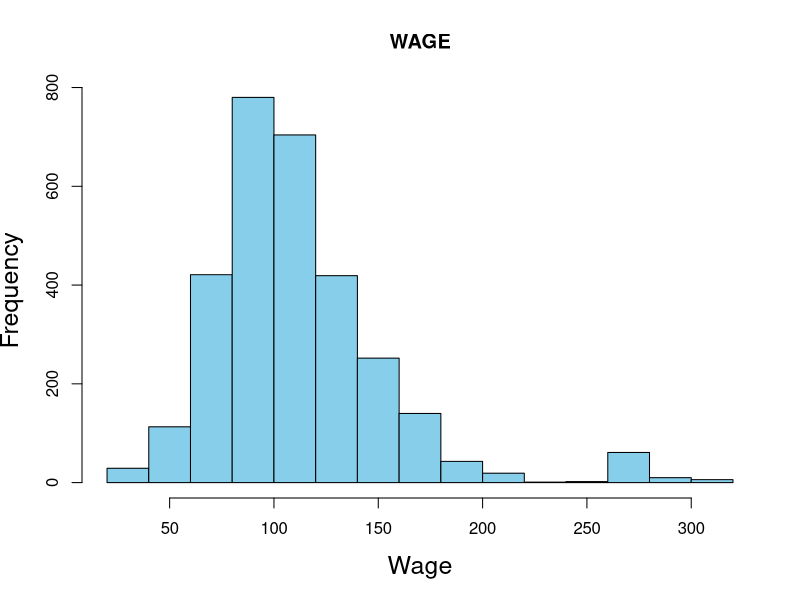
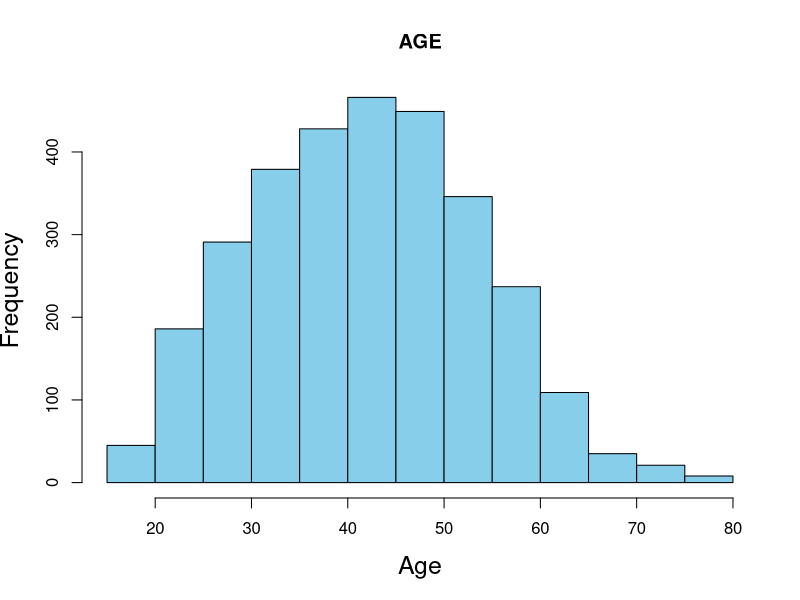
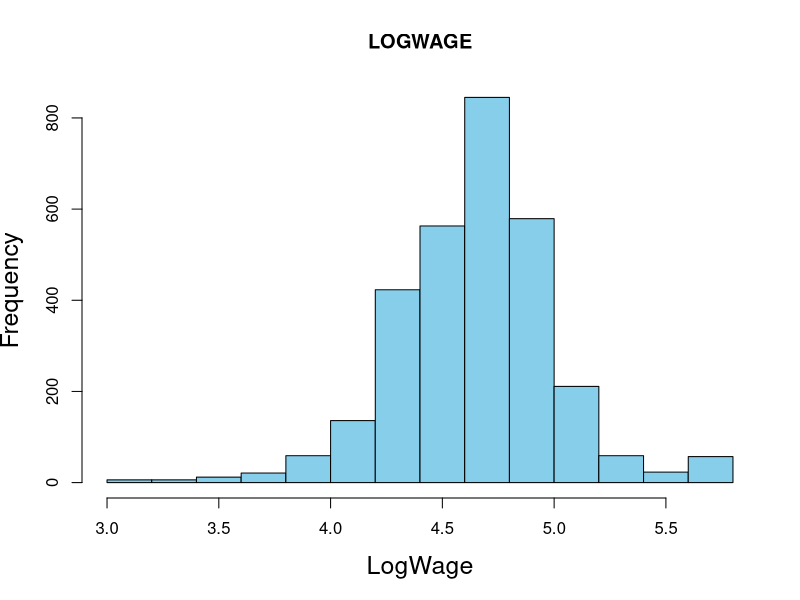
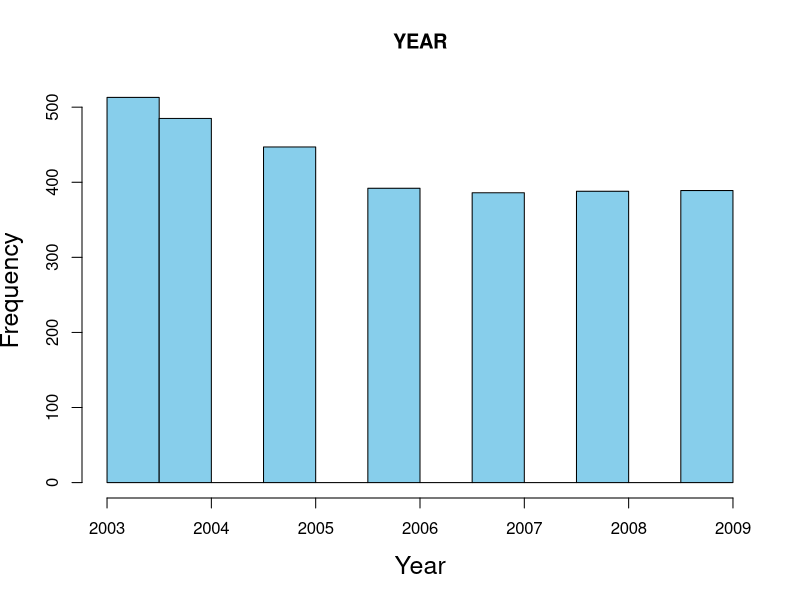
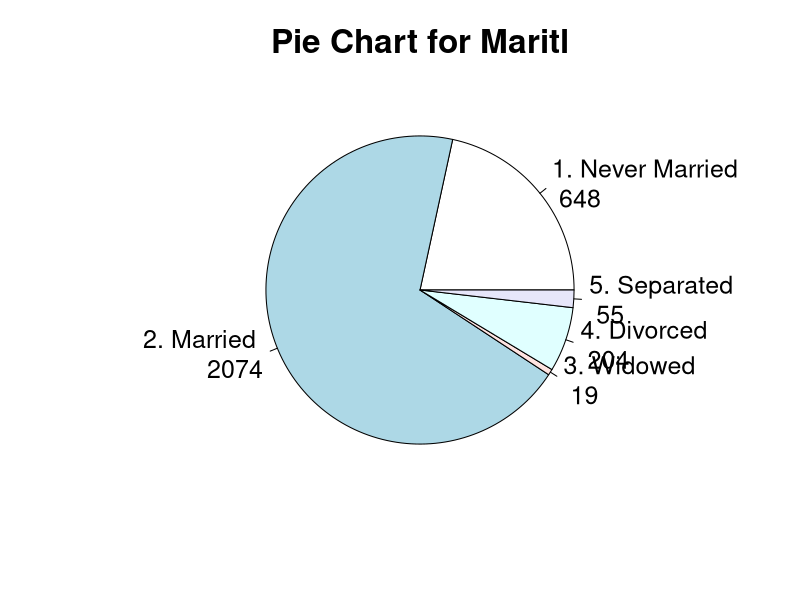
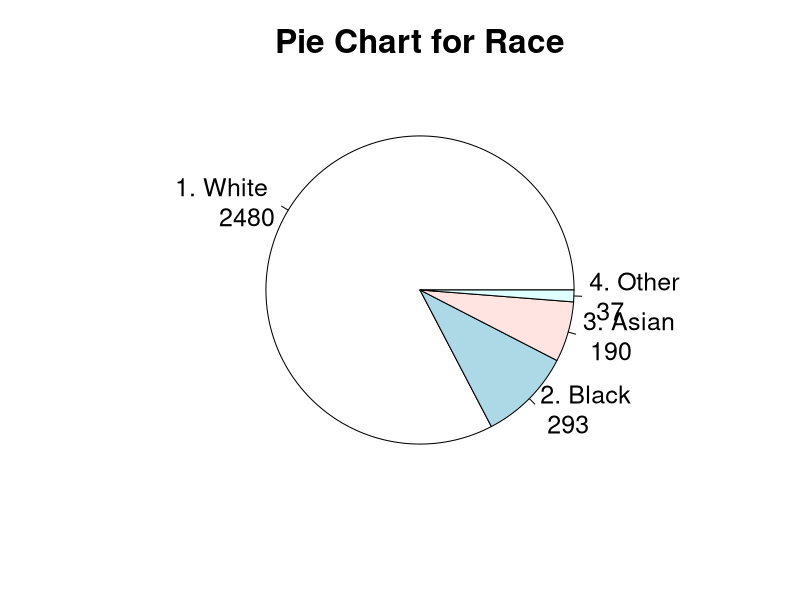
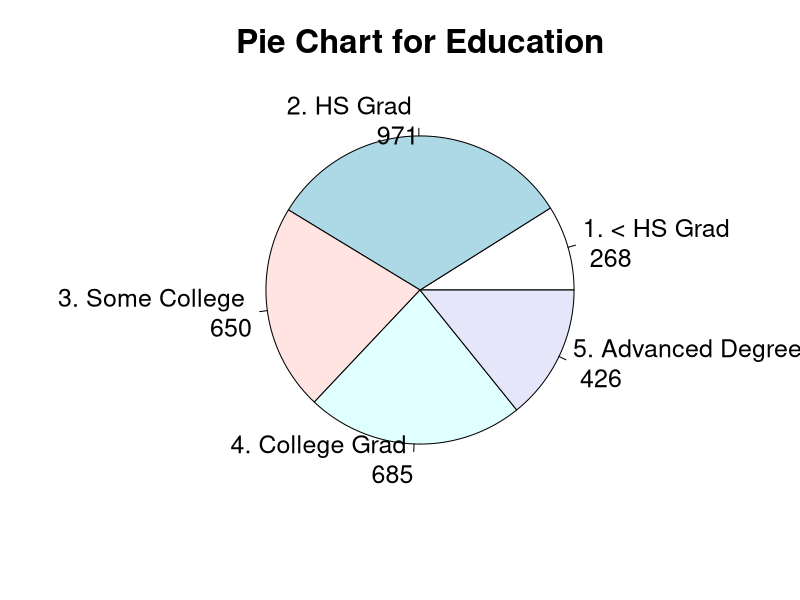
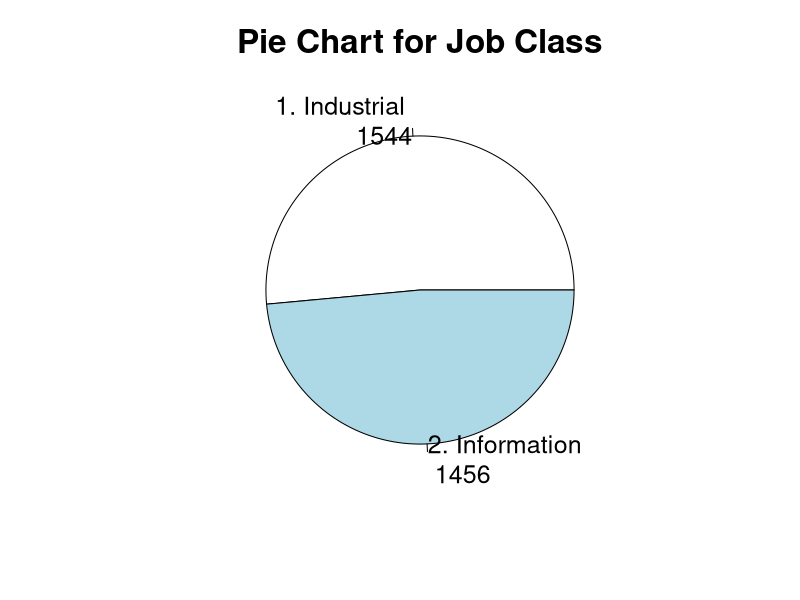

Source code (R) for these figures, in order: (Note: this script raises an error after producing the figures.)
wage <- read.csv("Wage(1).csv")
dim(wage)
summary(wage)


#check for missing values
table(is.na(wage$wage))
table(is.na(wage$age))
table(is.na(wage$education))
table(is.na(wage$jobclass))
table(is.na(wage$year))
table(is.na(wage$race))




#measures of location for continuos variables
mean(wage$wage)
median(wage$wage)
mean(wage$age)
median(wage$age)
mean(wage$logwage)
median(wage$logwage)
mean(wage$year)
median(wage$year)





#measures of spread for continuous variables
sd(wage$wage)
quantile(wage$wage)
range(wage$wage)
sd(wage$age)
quantile(wage$age)
range(wage$age)
sd(wage$logwage)
quantile(wage$logwage)
range(wage$logwage)





#frequencies of continuous variables
hist(wage$wage, col = "skyblue", main = "WAGE", xlab = "Wage", cex.lab = 1.5)
hist(wage$age, col = "skyblue", main = "AGE", xlab = "Age", cex.lab = 1.5)
hist(wage$logwage, col = "skyblue", main = "LOGWAGE", xlab = "LogWage", cex.lab = 1.5)
hist(wage$year, col = "skyblue", main = "YEAR", xlab = "Year", cex.lab = 1.5)





#frequencies of categorical variables
label <- paste(names(table(wage$maritl)), "\n", table(wage$maritl))
titles <- "Pie Chart for Maritl"
pie(table(wage$maritl), labels = label, main = titles, cex = 1.5 , cex.main = 2 )
pie(table(wage$race), labels = paste(names(table(wage$race)), "\n", table(wage$race)), main = "Pie Chart for Race", cex = 1.5 , cex.main = 2)
pie(table(wage$education), labels = paste(names(table(wage$education)), "\n", table(wage$education)), main = "Pie Chart for Education", cex = 1.5 , cex.main = 2)
pie(table(wage$jobclass), labels = paste(names(table(wage$jobclass)), "\n", table(wage$jobclass)), main = "Pie Chart for Job Class", cex = 1.5 , cex.main = 2)
pie(table(wage$health), labels = paste(names(table(wage$health)), "\n", table(wage$health)), main = "Pie Chart for Health", cex = 1.5 , cex.main = 2)
pie(table(wage$health_ins), labels = paste(names(table(wage$health_ins)), "\n", table(wage$health_ins)), main = "Pie Chart for Health Insurance", cex = 1.5 , cex.main = 2)
barplot(table(wage$maritl))
barplot(table(wage$race))
barplot(table(wage$education))
barplot(table(wage$jobclass))
barplot(table(wage$health))
barplot(table(wage$health_ins))






#normality of variables
qqnorm(wage$wage, col = "darkred", main = "QQ-Plot for Wage", cex.main = 2, cex.lab = 2)
qqline(wage$wage)
qqnorm(log(wage$wage), col = "darkred", main = "QQ-Plot for Log Wage", cex.main = 2, cex.lab = 1.5)
qqline(log(wage$wage))
qqnorm(wage$logwage, col = "darkred")
qqline(wage$logwage)
qqnorm(wage$age, col = "darkred", main = "QQ-Plot for Age", cex.main = 2, cex.lab = 2)
qqline(wage$age)






#distribution of variable
hist(wage$wage, freq = FALSE, col = "skyblue", main = "WAGE", xlab = "Wage")
points(wage$wage, dnorm(wage$wage, mean = mean(wage$wage), sd = sd(wage$wage)))
hist(wage$age, freq = FALSE, col = "skyblue", main = "AGE", xlab = "Age")
points(wage$age, dnorm(wage$age, mean = mean(wage$age), sd = sd(wage$age)))
plot(density(wage$wage))
plot(density(wage$age))
plot(density(wage$logwage))





#check for outliers
boxplot(wage$wage, main = "Boxplot for Wage", cex.main = 2, cex.lab = 1.5, col = "pink")
boxplot(wage$age, main = "Boxplot for Age", cex.main = 2, cex.lab = 1.5, col = "pink")
boxplot(wage$year, main = "Boxplot for Year", cex.main = 2, cex.lab = 1.5, col = "pink")
boxplot(wage$logwage, main = "Boxplot for Log Wage", cex.main = 2, cex.lab = 1.5, col = "pink")






#Relation between variables
boxplot(wage$wage~wage$jobclass, main = "Wage Categorized by Job Class", cex.main = 2, xlab = "Job Class", ylab = "Wage", cex.lab = 1.5, cex.axis = 1.5, col = c("mistyrose", "powderblue"), medcol = c("red","darkblue"), whiskcol = c("red","darkblue"))
boxplot(wage$wage~wage$education, main = "Wage Categorized by Education", cex.main = 2, xlab = "Education Level", ylab = "Wage", cex.lab = 1.5, col = rainbow(length(unique(wage$education)), alpha = 0.2))
boxplot(wage$wage~wage$maritl, main = "Wage Categorized by Marital Status", cex.main = 2, xlab = "Marital Status", ylab = "Wage", cex.lab = 1.5, col = rainbow(length(unique(wage$education)), alpha = 0.2))
boxplot(wage$wage~wage$race, main = "Wage Categorized by Race", cex.main = 2, xlab = "Race", ylab = "Wage", cex.lab = 1.5, col = rainbow(length(unique(wage$education)), alpha = 0.2))
boxplot(wage$wage~wage$health_ins)
boxplot(wage$age~wage$health_ins)
boxplot(wage$age~wage$health)

boxplot(wage$logwage~wage$jobclass, main = "Log Wage Categorized by Job Class", cex.main = 2, xlab = "Job Class", ylab = "Wage", cex.lab = 1.5, col = c("mistyrose", "powderblue"), medcol = c("red","darkblue"), whiskcol = c("red","darkblue"))
boxplot(wage$logwage~wage$education, main = "Log Wage Categorized by Education", cex.main = 2, xlab = "Education Level", ylab = "Wage", cex.lab = 1.5, col = rainbow(length(unique(wage$education)), alpha = 0.2))
boxplot(wage$logwage~wage$maritl, main = "Log Wage Categorized by Marital Status", cex.main = 2, xlab = "Marital Status", ylab = "Wage", cex.lab = 1.5, col = rainbow(length(unique(wage$education)), alpha = 0.2))





#Pairwaise Association between varibales

#Pearson's correlation test for associtaion between two continuous variables
plot(wage$wage, wage$age, col = rgb(0,0,0, alpha = 0.4), main = "Wage VS Age", xlab = "Wage", ylab = "Age", cex.main = 2, cex.lab = 1.5)
abline(lm(wage$age~wage$wage), col = "red", lty = "dashed", lwd = 3)
cor(wage$age, wage$wage, use = "everything", method = "pearson")
cor.test(wage$age, wage$wage, method = "pearson")

#Chi-square test for association between two categorical variables
tbl3 <- table(wage$education,wage$maritl)
tbl1 <- table(wage$education,wage$race)
tbl2 <-table(wage$race,wage$education)
tbl <- table(wage$jobclass,wage$education)
tbl
chisq.test(tbl)
chisq.test(tbl1)
chisq.test(tbl2)
chisq.test(tbl3)


#Logistic Regression for association between categorical and continuous variables
reg.model <- lm(wage$wage~wage$education)
summary(reg.model)






#Descriptive Analysis
#Why one could focus on predicting log-wage, not wage directly?
mean(wage$wage)
median(wage$wage)
plot(density(wage$wage), col = "darkred", col.fill = "pink", main = "Density Curve of Wage", xlab = "Wage", cex.main = 2, cex.lab = 1.5, lwd = 2)
abline(v = mean(wage$wage), col = "blue", lwd = 2)
abline(v = median(wage$wage), col = "darkgreen", lwd =2)
legend("topright", legend = c("Mean","Median"), col = c("blue","darkgreen"), lty = 1:1, lwd = 2)
legend("topleft", legend = c(paste("Mean = ",mean(wage$wage)),paste("Median = ",median(wage$wage))))

mean(wage$logwage)
median(wage$logwage)
plot(density(wage$logwage), col = "darkred", col.fill = "pink", main = "Density Curve of Log-Wage", xlab = "Log-Wage", cex.main = 2, cex.lab = 1.5, lwd = 2)
abline(v = mean(wage$logwage), col = "blue", lwd = 2)
abline(v = median(wage$logwage), col = "darkgreen", lwd =2)
legend("topright", legend = c("Mean","Median"), col = c("blue","darkgreen"), lty = 1:1, lwd = 2)
legend("topleft", legend = c(paste("Mean = ",mean(wage$logwage)),paste("Median = ",median(wage$logwage))))








#Multiple Regression
#Multiple Regression to establish which variables are associated with wage?
AGE <- wage$age
YEAR <- wage$year
MARITAL_STATUS <- wage$maritl
RACE <- wage$race
EDUCATION <- wage$education
REGION <- wage$region
JOB_CLASS <- wage$jobclass
HEALTH <- wage$health
HEALTH_INSURANCE <- wage$health_ins
Wage <- wage$wage
LOG_WAGE <- wage$logwage

mlr1 <- lm(Wage~AGE+YEAR+MARITAL_STATUS+RACE+EDUCATION+JOB_CLASS+HEALTH+HEALTH_INSURANCE)
summlr1 <- summary(mlr1)
summlr1
anova(mlr1)

#Multiple Linear Regression of log-wage

mlr2 <- lm(LOG_WAGE~AGE+YEAR+MARITAL_STATUS+RACE+EDUCATION+JOB_CLASS+HEALTH+HEALTH_INSURANCE)
summlr2 <- summary(mlr2)
summlr2
mlr3 <- lm(LOG_WAGE~AGE+YEAR+MARITAL_STATUS+EDUCATION+JOB_CLASS+HEALTH+HEALTH_INSURANCE)
summlr3 <- summary(mlr3)
summlr3
anova(mlr2, mlr3)
mlr4 <- lm(LOG_WAGE~AGE+YEAR+MARITAL_STATUS+EDUCATION+HEALTH+HEALTH_INSURANCE)
summlr4 <- summary(mlr4)
summlr4
anova(mlr2, mlr4)


mlr5 <- lm(LOG_WAGE~AGE+YEAR+EDUCATION+HEALTH+HEALTH_INSURANCE)
summlr5 <- summary(mlr5)
summlr5

anova(mlr2, mlr5)







#Residual plots
layout(matrix(c(1,2,3,4),2,2))
plot(mlr4)

plot(mlr2)






#Extra
plot(wage$wage, wage$age, pch = unclass(wage$education),col = rainbow(length(unique(wage$education))), main = "Wage VS Age", xlab = "Wage", ylab = "Age", cex.main = 2, cex.lab = 1.5)
abline(lm(wage$age~wage$wage), col = "red", lty = "dashed", lwd = 3)
legend("bottomright", legend=levels(wage$education), pch=c(1:5), col = rainbow(length(unique(wage$education))))


plot(wage$wage, wage$age, pch = unclass(wage$health_ins),col = rainbow(length(unique(wage$health_ins))), main = "Wage VS Age", xlab = "Wage", ylab = "Age", cex.main = 2, cex.lab = 1.5)
abline(lm(wage$age~wage$wage), col = "red", lty = "dashed", lwd = 3)
legend("bottomright", legend=levels(wage$health_ins), pch=c(1:5), col = rainbow(length(unique(wage$health_ins))))


#reducing variable
mlr3 <- lm(Wage~AGE+YEAR+MARITAL_STATUS+RACE+EDUCATION+JOB_CLASS+HEALTH+HEALTH_INSURANCE)
summlr3 <- summary(mlr3)
summlr3

mlr4 <- lm(LOG_WAGE~AGE+YEAR+MARITAL_STATUS+RACE+EDUCATION+JOB_CLASS+HEALTH+HEALTH_INSURANCE)
summlr4 <- summary(mlr4)
summlr4

#remove health_ins
mlr5 <- lm(Wage~AGE+YEAR+MARITAL_STATUS+RACE+EDUCATION+JOB_CLASS+HEALTH)
summlr5 <- summary(mlr5)
summlr5
anova(mlr5)

#remove health
mlr6 <- lm(Wage~AGE+YEAR+MARITAL_STATUS+RACE+EDUCATION+JOB_CLASS)
summlr6 <- summary(mlr6)
summlr6
anova(mlr6)

#remove jobclass
mlr7 <- lm(Wage~AGE+YEAR+MARITAL_STATUS+RACE+EDUCATION)
summlr7 <- summary(mlr7)
summlr7
anova(mlr7)

#remove education
mlr8 <- lm(Wage~AGE+YEAR+MARITAL_STATUS+RACE)
summlr8 <- summary(mlr8)
summlr8
anova(mlr8)

#remove race
mlr9 <- lm(Wage~AGE+YEAR+MARITAL_STATUS)
summlr9 <- summary(mlr9)
summlr9
anova(mlr9)